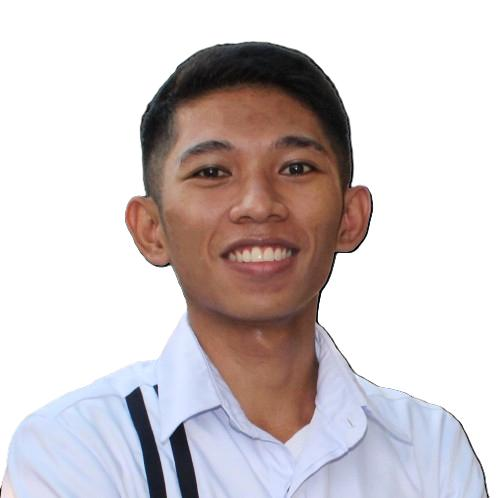
#> input picture uploads/image_upload.png, 501 x 498 px
$ python sobelFilter.py   (older library calls are emulated)
#> lines starting #> are read from the running program, lines starting #| are printed output that depends on the picture
import cv2
import numpy as np
import matplotlib.pyplot as plt

def apply_sobel_filter(image_path, filter_strength):
#> called with image_path = 'uploads/image_upload.png', filter_strength = 5
    image = cv2.imread(image_path, cv2.IMREAD_GRAYSCALE)
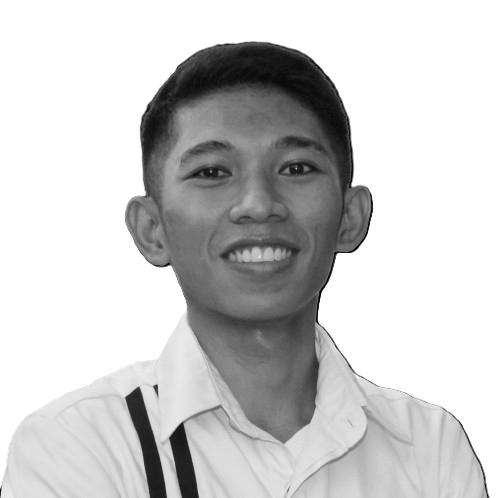
#> image: shape (498, 501); min 0, max 255, mean 203.1
    if image is None:
        raise FileNotFoundError(f"Could not load image from {image_path}")

    # Apply Sobel filter (filter_strength controls the kernel size)
    grad_x = cv2.Sobel(image, cv2.CV_64F, 1, 0, ksize=filter_strength)
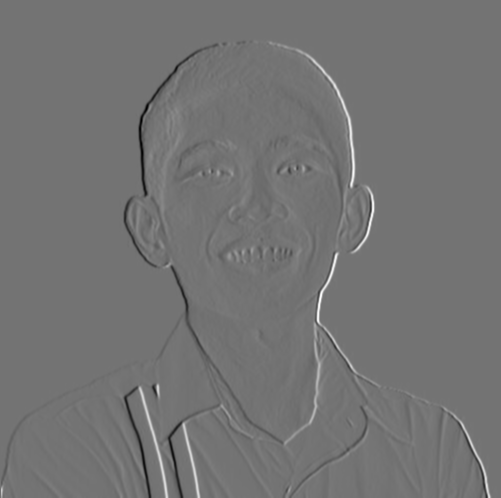
#> grad_x: shape (498, 501) float64; min -9635, max 11554, mean 0.7; drawn with min black and max white
    grad_y = cv2.Sobel(image, cv2.CV_64F, 0, 1, ksize=filter_strength)
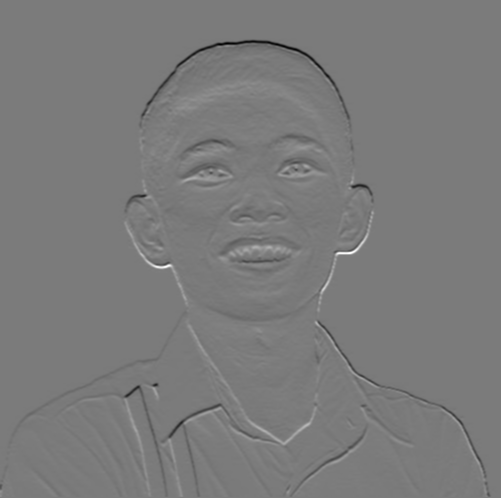
#> grad_y: shape (498, 501) float64; min -9502, max 10184, mean -14.5; drawn with min black and max white

    # Compute the magnitude of gradients
    gradient_magnitude = cv2.magnitude(grad_x, grad_y)
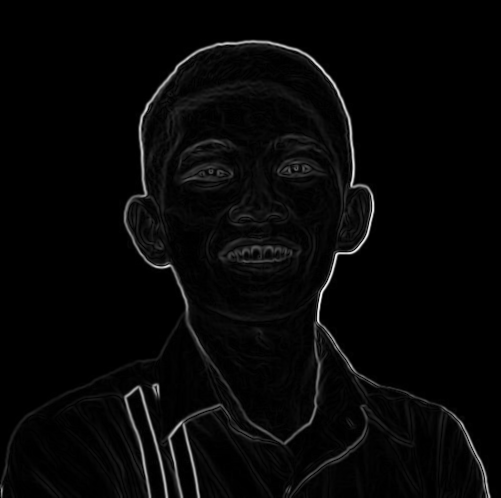
#> gradient_magnitude: shape (498, 501) float64; min 0, max 11868.9, mean 318.6; drawn with min black and max white

    # Normalize to 8-bit values
    filtered_image = np.uint8(np.absolute(gradient_magnitude))
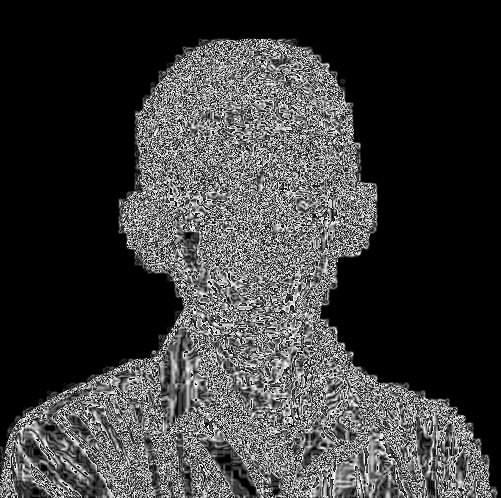
#> filtered_image: shape (498, 501); min 0, max 255, mean 58.9

    return image, filtered_image


# Parameters
image_path = "uploads/image_upload.png"  # Replace with your image path
filter_strength = 5  # Control the strength of the filter (higher = stronger)

# Apply the filter
original_image, filtered_image = apply_sobel_filter(image_path, filter_strength)

# Display the images
plt.figure(figsize=(10, 5))
plt.subplot(1, 2, 1)
plt.title("Original Image")
plt.imshow(original_image, cmap="gray")
plt.axis("off")

plt.subplot(1, 2, 2)
plt.title(f"Filtered Image\n(Filter Strength: {filter_strength})")
plt.imshow(filtered_image, cmap="gray")
plt.axis("off")

plt.tight_layout()
plt.show()
